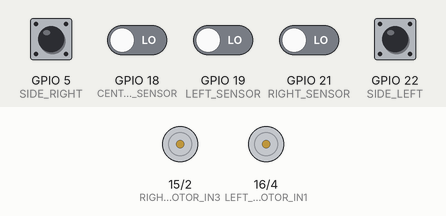
The sketch below on a simulated ESP32. Shown: motor-driver pin pairs drawn as motors (green arrow = first pin HIGH = forward, orange = second pin HIGH = backward, longer = more drive). The inputs (shaded band) are chosen by the test bench; at power-on: GPIO 5 (SIDE_RIGHT), GPIO 18 (CENTER_SENSOR), GPIO 19 (LEFT_SENSOR), GPIO 21 (RIGHT_SENSOR), GPIO 22 (SIDE_LEFT) LOW. What the sketch prints to the serial monitor is not drawn.

Above: at 1.2 s.
1.3 s: GPIO 18 (CENTER_SENSOR) driven HIGH
At 1.6 s:
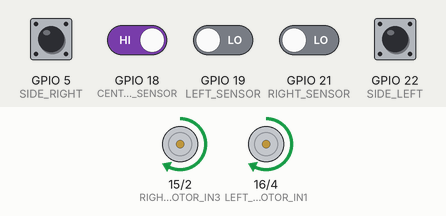
2.8 s: GPIO 19 (LEFT_SENSOR) driven HIGH
At 4.0 s:
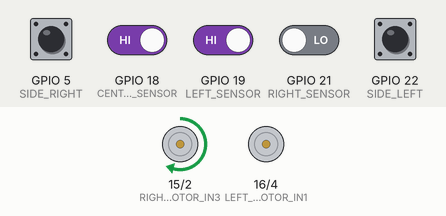
4.3 s: GPIO 21 (RIGHT_SENSOR) driven HIGH
At 5.5 s:
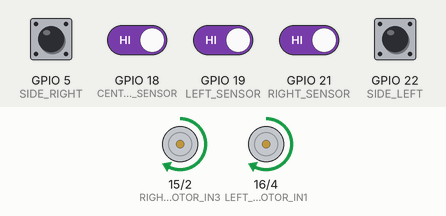
5.8 s: GPIO 19 (LEFT_SENSOR) driven LOW
At 6.2 s:
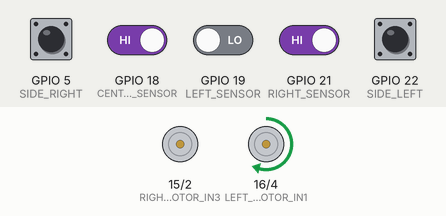
7.3 s: GPIO 21 (RIGHT_SENSOR) driven LOW
At 8.6 s:
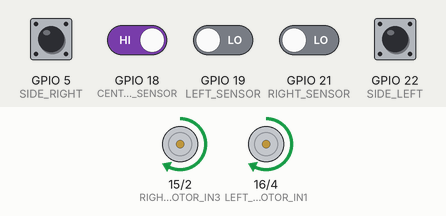
Timing chart, 0 to 10.3 s (numbered marks = the images above; inputs shaded):
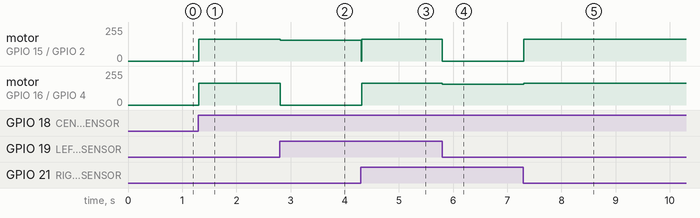

The sketch:

stateMachineLine.ino
```cpp
//ESP32 Module programming

#define LEFT_SENSOR 19
#define CENTER_SENSOR 18
#define RIGHT_SENSOR 21
#define SIDE_LEFT 22
#define SIDE_RIGHT 5

#define LEFT_MOTOR_IN1 16
#define LEFT_MOTOR_IN2 4
#define RIGHT_MOTOR_IN3 15
#define RIGHT_MOTOR_IN4 2

// PWM values for different motions
#define FULL_SPEED 165
#define STOP_SPEED 0
#define TURN_SPEED 155
#define EXTREME_TURN_SPEED 180 // Adjust this value for reduced speed during turns

enum Detected {
  centerOfLine,
  leftOfLine,
  rightOfLine,
  node,
  bothSideLine,
  sideRightLine,
  sideLeftLine,
  allThreeLine,
  none
};

enum State{
  waitingAtStart,
  followLine,
  onNode,
  botTurning,
  updatePosition
};

enum Motion {
  forward,
  left,
  right,
  eRight,
  eLeft,
  stop
};

const char* detectedStrings[] = {
  "centerOfLine",
  "leftOfLine",
  "rightOfLine",
  "node",
  "bothSideLine",
  "sideRightLine",
  "sideLeftLine",
  "allThreeLine"
};

const char* motionStrings[] = {
  "forward",
  "left",
  "right",
  "eLeft",
  "eRight",
  "stop"
};

const char* stateStrings[] = {
  "waitingAtStart",
  "followLine",
  "onNode",
  "botTurning",
  "updatePosition"
};


Motion movement;
int prevNode = 0;
int currentNode = 0;
int nextNode = 1;
bool isTurning = false;
bool turnNow=false;
int pathIndex=2;
const int durationInSeconds = 10;  // Set the duration of the timer in seconds
unsigned long startTime;  // Variable to store the start time
unsigned long currentTime;
State currentState;


int completePath [14]={0,1,2,3,6,5,9,10,11,7,2,1,0};

void moveForward(int leftSpeed, int rightSpeed) {
  analogWrite(LEFT_MOTOR_IN1, leftSpeed);
  analogWrite(LEFT_MOTOR_IN2, 0);  // Assume LOW for forward motion
  analogWrite(RIGHT_MOTOR_IN3, rightSpeed);
  analogWrite(RIGHT_MOTOR_IN4, 0);  // Assume LOW for forward motion
}

// Assuming myArray is a three-dimensional array
Motion myArray[12][12][12];

Motion determineMotion(Detected detect){
  Motion moveOnLine;

  if (detect == centerOfLine || detect == bothSideLine || detect == allThreeLine ) {
    moveOnLine = forward;

} else if (detect == leftOfLine) {
    moveOnLine = left;

} else if (detect == rightOfLine) {
    moveOnLine = right;

} else if (detect == sideRightLine ) {
    moveOnLine = eLeft;

} else if (detect == sideLeftLine ) {
    moveOnLine = eRight;

}else if (detect == node) {
    moveOnLine = stop;

}  return moveOnLine;

}

// Function to determine detected position based on sensor readings
Detected determinePosition(bool sideLeftSensor, bool leftSensor, bool centerSensor, bool rightSensor, bool sideRightSensor) {
  Detected detected;

  if (!sideLeftSensor && !leftSensor && centerSensor && !rightSensor && !sideRightSensor) {
    // Node (center detected)
    detected = centerOfLine;

  } else if (!leftSensor && rightSensor) {
    // Right of the line
    detected = rightOfLine;

  } else if (leftSensor && !rightSensor) {
    // Left of the line
    detected = leftOfLine;

  } else if (leftSensor && centerSensor && rightSensor ) {
    // Left of the line
    detected = node;

  } else if (sideLeftSensor && !leftSensor && !centerSensor && !rightSensor && sideRightSensor) {
    // Both sides of the line
    detected = bothSideLine;

  } else if (!sideLeftSensor && !leftSensor &&  !centerSensor &&!rightSensor && sideRightSensor) {
    // Right side of the line
    detected = sideRightLine;

  } else if (sideLeftSensor && !leftSensor && !centerSensor && !rightSensor && !sideRightSensor) {
    // Left side of the line
    detected = sideLeftLine;

  } else if (!sideLeftSensor && !leftSensor && !centerSensor && !rightSensor && !sideRightSensor) {
    // Right side of the line
    detected = allThreeLine;

  } else {
    // Default Case
     detected = none;
  }

  return detected;
}


void setup() {
  Serial.begin(115200);
  currentState=waitingAtStart;

  pinMode(LEFT_SENSOR, INPUT);
  pinMode(CENTER_SENSOR, INPUT);
  pinMode(RIGHT_SENSOR, INPUT);

  pinMode(LEFT_MOTOR_IN1, OUTPUT);
  pinMode(LEFT_MOTOR_IN2, OUTPUT);
  pinMode(RIGHT_MOTOR_IN3, OUTPUT);
  pinMode(RIGHT_MOTOR_IN4, OUTPUT);


//Setting direction for bot
myArray[0][0][1]=forward;

myArray[0][1][2]=forward; myArray[2][1][0]=forward; myArray[0][1][8]=eRight; myArray[8][1][0]=eLeft;

myArray[1][2][3]=forward; myArray[3][2][1]=forward; myArray[1][2][7]=eRight; myArray[7][2][1]=eLeft;
myArray[1][2][7]=eRight; myArray[7][2][1]=eLeft;

myArray[6][3][4]=eRight; myArray[4][3][6]=eLeft;
myArray[2][3][4]=forward; myArray[4][3][2]=forward; myArray[2][3][6]=eRight; myArray[6][3][2]=eLeft;

myArray[3][4][5]=eRight; myArray[5][4][3]=eLeft; myArray[3][4][9]=forward; myArray[9][4][3]=forward;

myArray[4][5][6]=eRight; myArray[6][5][4]=eLeft; myArray[9][5][6]=eLeft; myArray[6][5][9]=eRight;

myArray[3][6][7]=eRight; myArray[7][6][3]=eLeft; myArray[5][6][7]=forward; myArray[7][6][5]=forward; myArray[3][6][5]=eLeft; myArray[5][6][3]=eRight;
myArray[10][6][7]=eLeft; myArray[10][6][5]=eRight; myArray[7][6][10]=eRight; myArray[5][6][10]=eLeft; myArray[3][6][10]=forward; myArray[10][6][3]=forward;

myArray[2][7][8]=eRight; myArray[11][7][8]=eLeft; myArray[2][7][11]=forward; myArray[6][7][8]=forward; myArray[11][7][6]=eRight; myArray[2][7][6]=eLeft;
myArray[8][7][2]=eLeft; myArray[8][7][11]=eRight; myArray[11][7][2]=forward; myArray[8][7][6]=forward; myArray[6][7][11]=eLeft; myArray[6][7][2]=eRight;

myArray[1][8][7]= left ; myArray[7][8][1]=eRight; myArray[11][8][7]=eRight; myArray[7][8][11]=eLeft; myArray[1][8][11]=forward; myArray[11][8][1]=forward;

myArray[4][9][10]=forward; myArray[10][9][4]=forward; myArray[5][9][4]=eLeft; myArray[4][9][5]=eRight; myArray[5][9][10]=eRight; myArray[10][9][5]=eLeft;

myArray[9][10][11]=forward; myArray[9][10][6]=eRight; myArray[6][10][11]=eRight; myArray[11][10][9]=forward; myArray[6][10][9]=eLeft; myArray[11][10][6]=eLeft;
myArray[9][10][11]=forward; myArray[9][10][6]=eRight; myArray[6][10][11]=eRight; myArray[11][10][9]=forward; myArray[6][10][9]=eLeft; myArray[11][10][6]=eLeft;

myArray[7][11][8]=eRight; myArray[8][11][7]=eLeft; myArray[10][11][8]=forward; myArray[8][11][10]=forward; myArray[10][11][7]=eRight; myArray[7][11][10]=eLeft;

}

void loop() {
  bool leftSensor = digitalRead(LEFT_SENSOR);
  bool centerSensor = digitalRead(CENTER_SENSOR);
  bool rightSensor = digitalRead(RIGHT_SENSOR);
  bool sideLeftSensor = digitalRead(SIDE_LEFT);
  bool sideRightSensor = digitalRead(SIDE_RIGHT);

  Detected detected = determinePosition(sideLeftSensor, leftSensor, centerSensor, rightSensor, sideRightSensor);
  Motion moveOnLine = determineMotion(detected);

 switch(currentState) {

  case waitingAtStart :
    movement=stop;
    if(detected==centerOfLine){
      movement=moveOnLine;
      currentState=followLine;
    }

    break;

  case followLine :
    movement=moveOnLine;
    if(detected==node){
      currentState=updatePosition;
    }

    break;

  case updatePosition :
    startTime=millis();
    prevNode=currentNode;
    currentNode=nextNode;
    nextNode=completePath[pathIndex];
    pathIndex++;
    currentState=onNode;

    break;

  case onNode :
    if(detected==node){
      movement=forward;

  } else if(detected!=node){
    movement=moveOnLine;
    if(detected==centerOfLine){
      currentState=botTurning;
    }

  } break;

  case botTurning :
    movement=myArray[prevNode][currentNode][nextNode];
    if(movement==eRight && detected==rightOfLine) {
    currentState=followLine;

  } else if(movement==eLeft && detected==leftOfLine) {
    currentState=followLine;

  } else if(movement==forward && detected!=node){
    currentState=followLine;

  } break;

 }

  Serial.print(prevNode);
  Serial.print(currentNode);
  Serial.println(nextNode);
  Serial.print("Detected: ");
  Serial.println(detectedStrings[detected]);
  Serial.print("Movement: ");
  Serial.println(motionStrings[movement]);
  Serial.println(stateStrings[currentState]);
  // delay(100);


  switch (movement) {
    case forward:
      // Perform forward motion action
      // digitalWrite(LEFT_MOTOR_IN1, HIGH);
      // digitalWrite(LEFT_MOTOR_IN2, LOW);
      // digitalWrite(RIGHT_MOTOR_IN3, HIGH);
      // digitalWrite(RIGHT_MOTOR_IN4, LOW);

      moveForward(FULL_SPEED, FULL_SPEED);
      break;

    case left:
      // Perform left motion action
      // digitalWrite(LEFT_MOTOR_IN1, LOW);
      // digitalWrite(LEFT_MOTOR_IN2, HIGH);
      // digitalWrite(RIGHT_MOTOR_IN3, HIGH);
      // digitalWrite(RIGHT_MOTOR_IN4, LOW);
      moveForward(STOP_SPEED, TURN_SPEED);
      break;

    case eLeft:

      moveForward(STOP_SPEED, EXTREME_TURN_SPEED);

      break;

    case right:
      // Perform right motion action
      // digitalWrite(LEFT_MOTOR_IN1, HIGH);
      // digitalWrite(LEFT_MOTOR_IN2, LOW);
      // digitalWrite(RIGHT_MOTOR_IN3, LOW);
      // digitalWrite(RIGHT_MOTOR_IN4, HIGH);
      moveForward(TURN_SPEED, STOP_SPEED);

      break;

    case eRight:

      moveForward(EXTREME_TURN_SPEED, STOP_SPEED);

      break;

    case stop:
      // Perform stop motion action
      digitalWrite(LEFT_MOTOR_IN1, LOW);
      digitalWrite(LEFT_MOTOR_IN2, LOW);
      digitalWrite(RIGHT_MOTOR_IN3, LOW);
      digitalWrite(RIGHT_MOTOR_IN4, LOW);
      break;
    // Add cases for other detected positions if needed
  }
}
```

Measured:
- after the input at 1.3 s, motor on GPIO 15 (RIGHT_MOTOR_IN3) / GPIO 2 (RIGHT_MOTOR_IN4), motor on GPIO 16 (LEFT_MOTOR_IN1) / GPIO 4 (LEFT_MOTOR_IN2): stopped → forward 165/255 at once
- after the input at 2.8 s, motor on GPIO 15 (RIGHT_MOTOR_IN3) / GPIO 2 (RIGHT_MOTOR_IN4): forward 165/255 → forward 155/255 at once; motor on GPIO 16 (LEFT_MOTOR_IN1) / GPIO 4 (LEFT_MOTOR_IN2): forward 165/255 → stopped at once
- after the input at 4.3 s, motor on GPIO 15 (RIGHT_MOTOR_IN3) / GPIO 2 (RIGHT_MOTOR_IN4): forward 155/255 → forward 165/255 at once; motor on GPIO 16 (LEFT_MOTOR_IN1) / GPIO 4 (LEFT_MOTOR_IN2): stopped → forward 165/255 at once
- after the input at 5.8 s, motor on GPIO 15 (RIGHT_MOTOR_IN3) / GPIO 2 (RIGHT_MOTOR_IN4): forward 165/255 → stopped at once; motor on GPIO 16 (LEFT_MOTOR_IN1) / GPIO 4 (LEFT_MOTOR_IN2): forward 165/255 → forward 155/255 at once
- after the input at 7.3 s, motor on GPIO 15 (RIGHT_MOTOR_IN3) / GPIO 2 (RIGHT_MOTOR_IN4): stopped → forward 165/255 at once; motor on GPIO 16 (LEFT_MOTOR_IN1) / GPIO 4 (LEFT_MOTOR_IN2): forward 155/255 → forward 165/255 at once
